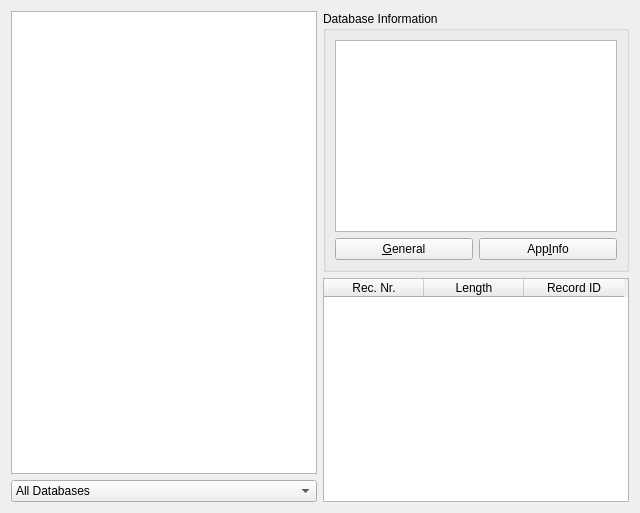
<ui version="4.0" >
 <class>GenericDBViewer</class>
 <widget class="QWidget" name="GenericDBViewer" >
  <property name="geometry" >
   <rect>
    <x>0</x>
    <y>0</y>
    <width>640</width>
    <height>513</height>
   </rect>
  </property>
  <layout class="QGridLayout" >
   <item row="0" column="0" >
    <layout class="QVBoxLayout" >
     <item>
      <widget class="KListWidget" name="fDBList" />
     </item>
     <item>
      <widget class="KComboBox" name="fDBType" >
       <item>
        <property name="text" >
         <string>All Databases</string>
        </property>
       </item>
       <item>
        <property name="text" >
         <string>Only Applications (*.prc)</string>
        </property>
       </item>
       <item>
        <property name="text" >
         <string>Only Databases (*.pdb)</string>
        </property>
       </item>
      </widget>
     </item>
    </layout>
   </item>
   <item row="0" column="1" >
    <layout class="QVBoxLayout" >
     <item>
      <widget class="QGroupBox" name="groupBox" >
       <property name="title" >
        <string>Database Information</string>
       </property>
       <layout class="QGridLayout" >
        <item row="0" column="0" colspan="2" >
         <widget class="KTextEdit" name="fDBInfo" >
          <property name="autoFormatting" >
           <set>QTextEdit::AutoAll</set>
          </property>
          <property name="lineWrapMode" >
           <enum>QTextEdit::WidgetWidth</enum>
          </property>
          <property name="textInteractionFlags" >
           <set>Qt::NoTextInteraction</set>
          </property>
         </widget>
        </item>
        <item row="1" column="0" >
         <widget class="KPushButton" name="fDBInfoButton" >
          <property name="text" >
           <string>&amp;General</string>
          </property>
         </widget>
        </item>
        <item row="1" column="1" >
         <widget class="KPushButton" name="fAppInfoButton" >
          <property name="text" >
           <string>App&amp;Info</string>
          </property>
         </widget>
        </item>
       </layout>
      </widget>
     </item>
     <item>
      <widget class="QTableWidget" name="fRecordList" >
       <property name="editTriggers" >
        <set>QAbstractItemView::NoEditTriggers</set>
       </property>
       <property name="alternatingRowColors" >
        <bool>true</bool>
       </property>
       <property name="selectionMode" >
        <enum>QAbstractItemView::SingleSelection</enum>
       </property>
       <property name="selectionBehavior" >
        <enum>QAbstractItemView::SelectRows</enum>
       </property>
       <property name="sortingEnabled" >
        <bool>true</bool>
       </property>
       <property name="cornerButtonEnabled" >
        <bool>false</bool>
       </property>
       <property name="rowCount" >
        <number>0</number>
       </property>
       <property name="columnCount" >
        <number>3</number>
       </property>
       <column>
        <property name="text" >
         <string>Rec. Nr.</string>
        </property>
       </column>
       <column>
        <property name="text" >
         <string>Length</string>
        </property>
       </column>
       <column>
        <property name="text" >
         <string>Record ID</string>
        </property>
       </column>
      </widget>
     </item>
     <item>
      <layout class="QHBoxLayout" />
     </item>
    </layout>
   </item>
  </layout>
 </widget>
 <customwidgets>
  <customwidget>
   <class>KComboBox</class>
   <extends>QComboBox</extends>
   <header>kcombobox.h</header>
  </customwidget>
  <customwidget>
   <class>KListWidget</class>
   <extends>QListWidget</extends>
   <header>klistwidget.h</header>
  </customwidget>
  <customwidget>
   <class>KPushButton</class>
   <extends>QPushButton</extends>
   <header>kpushbutton.h</header>
  </customwidget>
  <customwidget>
   <class>KTextEdit</class>
   <extends>QTextEdit</extends>
   <header>ktextedit.h</header>
  </customwidget>
 </customwidgets>
 <resources/>
 <connections/>
</ui>
